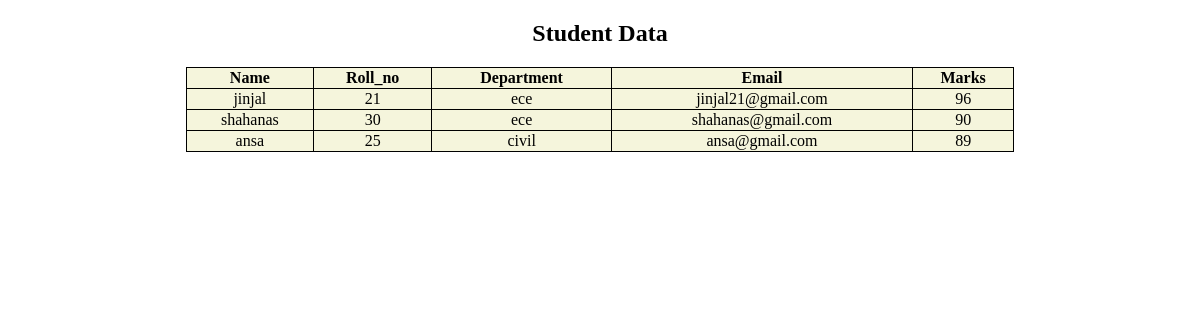
Page /read_student/ on the earlier database version.
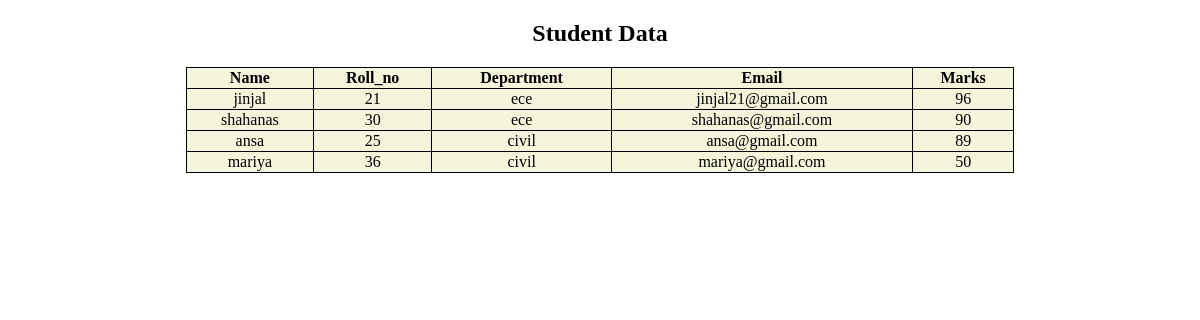
Same page on the later database version.
### student/models.py (models this page shows)
class StudentModel(models.Model):
    name = models.CharField(max_length=20)
    roll_no = models.IntegerField()
    department = models.CharField(max_length=30)
    email = models.EmailField()
    marks = models.IntegerField()

### student/views.py (the view)
# urls.py: path('read_student/',ReadstudentView.as_view()),
class ReadstudentView(View):
    def get(self,request):
        data = StudentModel.objects.all()
        return render(request,"read_student.html",{"data":data})

### student/templates/read_student.html (shortened to what this page needs)
<!DOCTYPE html>
<html lang="en">
<head>
</head>
<body>
    <h2 style="text-align: center;">Student Data</h2>
    <table style="width: 70%; border-collapse: collapse; margin: auto; background-color: beige;">
        <th>Name</th>
        <th>Roll_no</th>
        <th>Department</th>
        <th>Email</th>
        <th>Marks</th>
        {% for student in data %}
        <tr style="text-align: center;">
            <td>{{student.name}}</td>
            <td>{{student.roll_no}}</td>
            <td>{{student.department}}</td>
            <td>{{student.email}}</td>
            <td>{{student.marks}}</td>
        </tr>
        {% endfor %}
    </table>
</body>
</html>

### student/templates/read_student.html (style rules this page uses)
td { text-align: center; border: 1px solid; }
th { text-align: center; border: 1px solid; }

Differences in the rows shown:
added StudentModel: name "mariya", roll_no "36", department "civil", email "mariya@gmail.com", marks "50"
